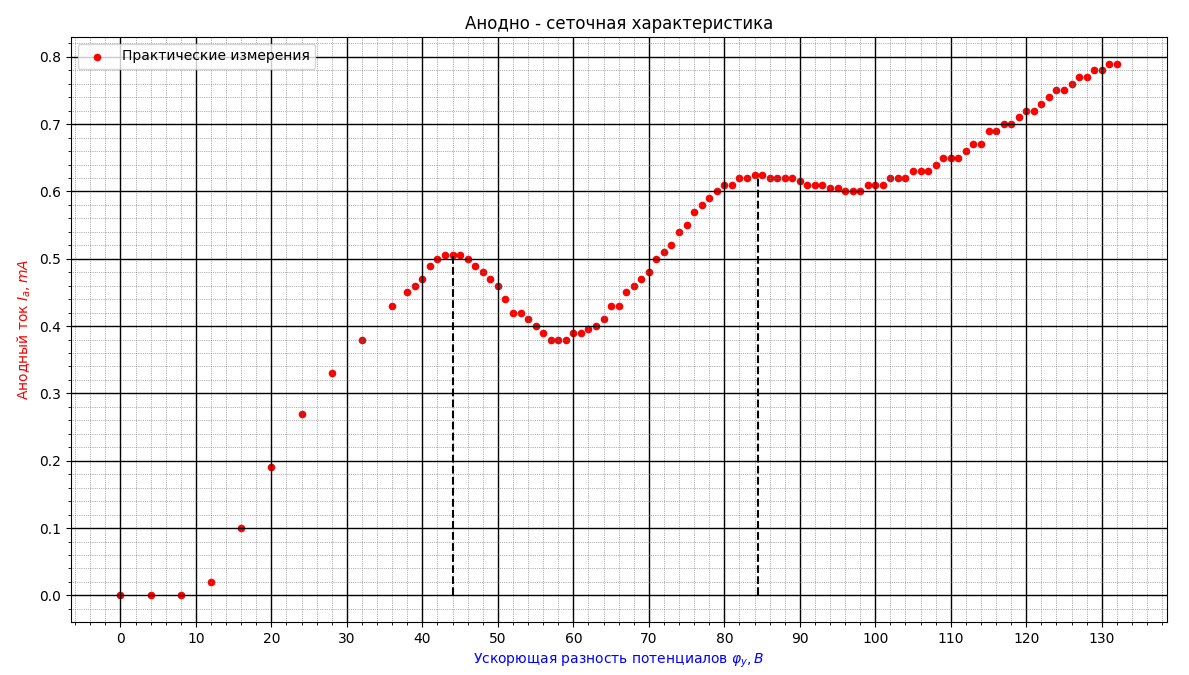

The Python source for this figure:
import matplotlib.pyplot as plt
import matplotlib.ticker as ticker
import numpy as np

x = [0, 4, 8, 12, 16, 20, 24, 28, 32, 36, 38, 39, 40, 41, 42, 43, 44, 45, 46, 47, 48, 49, 50, 51, 52, 53, 54, 55, 56, 57, 58, 59, 60, 61, 62, 63, 64, 65, 66, 67, 68, 69, 70, 71, 72, 73, 74, 75, 76, 77, 78, 79, 80, 81, 82, 83, 84, 85, 86, 87, 88, 89, 90, 91, 92, 93, 94, 95, 96, 97, 98, 99, 100, 101, 102, 103, 104, 105, 106, 107, 108, 109, 110, 111, 112, 113, 114, 115, 116, 117, 118, 119, 120, 121, 122, 123, 124, 125, 126, 127, 128, 129, 130, 131, 132]

y = [0, 0, 0, 0.02, 0.1, 0.19, 0.27, 0.33, 0.38, 0.43, 0.45, 0.46, 0.47, 0.49, 0.5, 0.505, 0.505, 0.505, 0.5, 0.49, 0.48, 0.47, 0.46, 0.44, 0.42, 0.42, 0.41, 0.4, 0.39, 0.38, 0.38, 0.38, 0.39, 0.39, 0.395, 0.4, 0.41, 0.43, 0.43, 0.45, 0.46, 0.47, 0.48, 0.5, 0.51, 0.52, 0.54, 0.55, 0.57, 0.58, 0.59, 0.6, 0.61, 0.61, 0.62, 0.62, 0.625, 0.625, 0.62, 0.62, 0.62, 0.62, 0.615, 0.61, 0.61, 0.61, 0.605, 0.605, 0.6, 0.6, 0.6, 0.61, 0.61, 0.61, 0.62, 0.62, 0.62, 0.63, 0.63, 0.63, 0.64, 0.65, 0.65, 0.65, 0.66, 0.67, 0.67, 0.69, 0.69, 0.7, 0.7, 0.71, 0.72, 0.72, 0.73, 0.74, 0.75, 0.75, 0.76, 0.77, 0.77, 0.78, 0.78, 0.79, 0.79]

fig = plt.figure() 					# тело графика
plt.title ("Анодно - сеточная характеристика")	    # название графика
plt.xlabel(r"Ускорющая разность потенциалов $\varphi_y, В$", fontsize=10, color='blue')		# ось абсцисс (x)
plt.ylabel(r"Анодный ток $I_a, mA$", fontsize=10, color='red') 		# ось ординат (y)

ax = fig.gca()          # возвращает текущую систему координат, not off

# ax.set_xticks(np.arange(100, 300, 10))        # задание сетки по х (от, до, шаг)
# ax.set_yticks(np.arange(0, 12, 1))            # задание сетки по y (от, до, шаг)

plt.scatter(x, y, s = 20, c='red', marker="o", alpha = 1, label='Практические измерения')     # отображение точек
plt.legend()   			# Отобразить легенду - label
""" plt.errorbar(x, y, xerr=0.25, yerr=0.01, fmt = ',')       # отобразить погрешности """

x1 = [84.5, 84.5]
y1 = [0, 0.625]
plt.plot(x1, y1, 'black', linestyle='--', marker='')

x2 = [44, 44]
y2 = [0, 0.505]
plt.plot(x2, y2, 'black', linestyle='--', marker='')

#  Устанавливаем интервал основных и вспомогательных делений:
ax.xaxis.set_major_locator(ticker.MultipleLocator(10))
ax.xaxis.set_minor_locator(ticker.MultipleLocator(1))
ax.yaxis.set_major_locator(ticker.MultipleLocator(0.1))
ax.yaxis.set_minor_locator(ticker.MultipleLocator(0.01))
#  Добавляем линии основной сетки:
ax.grid(which='major', color = 'k', linewidth = 1)

#  Включаем видимость вспомогательных делений:
ax.minorticks_on()

# #  Вид вспомогательной сетки:
ax.grid(which='minor', color = 'dimgrey', linestyle = ':', linewidth = 0.5)
#
plt.show()
